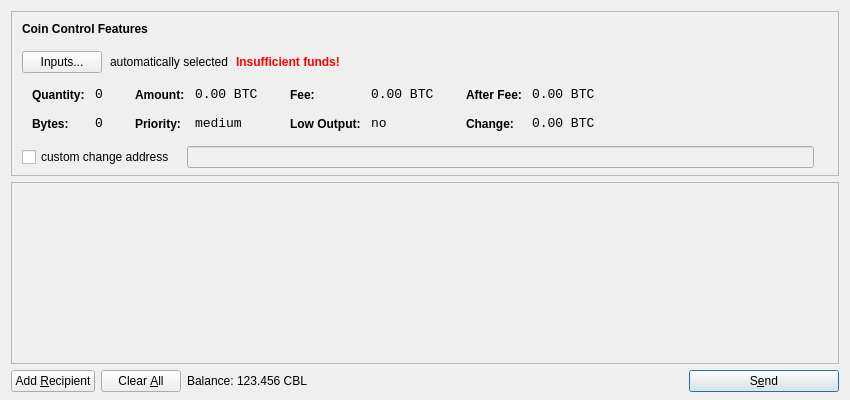
<?xml version="1.0" encoding="UTF-8"?>
<ui version="4.0">
 <class>SendCoinsDialog</class>
 <widget class="QDialog" name="SendCoinsDialog">
  <property name="geometry">
   <rect>
    <x>0</x>
    <y>0</y>
    <width>850</width>
    <height>400</height>
   </rect>
  </property>
  <property name="windowTitle">
   <string>Send Coins</string>
  </property>
  <layout class="QVBoxLayout" name="verticalLayout" stretch="0,1,0">
   <property name="bottomMargin">
    <number>8</number>
   </property>
   <item>
    <widget class="QFrame" name="frameCoinControl">
     <property name="sizePolicy">
      <sizepolicy hsizetype="Expanding" vsizetype="Expanding">
       <horstretch>0</horstretch>
       <verstretch>0</verstretch>
      </sizepolicy>
     </property>
     <property name="maximumSize">
      <size>
       <width>16777215</width>
       <height>16777215</height>
      </size>
     </property>
     <property name="frameShape">
      <enum>QFrame::StyledPanel</enum>
     </property>
     <property name="frameShadow">
      <enum>QFrame::Sunken</enum>
     </property>
     <layout class="QVBoxLayout" name="verticalLayoutCoinControl2">
      <property name="spacing">
       <number>-1</number>
      </property>
      <property name="leftMargin">
       <number>0</number>
      </property>
      <property name="topMargin">
       <number>0</number>
      </property>
      <property name="rightMargin">
       <number>0</number>
      </property>
      <property name="bottomMargin">
       <number>6</number>
      </property>
      <item>
       <layout class="QVBoxLayout" name="verticalLayoutCoinControl" stretch="0,0,0,0,1">
        <property name="spacing">
         <number>0</number>
        </property>
        <property name="leftMargin">
         <number>10</number>
        </property>
        <property name="topMargin">
         <number>10</number>
        </property>
        <item>
         <layout class="QHBoxLayout" name="horizontalLayoutCoinControl1">
          <property name="bottomMargin">
           <number>15</number>
          </property>
          <item>
           <widget class="QLabel" name="labelCoinControlFeatures">
            <property name="sizePolicy">
             <sizepolicy hsizetype="Preferred" vsizetype="Maximum">
              <horstretch>0</horstretch>
              <verstretch>0</verstretch>
             </sizepolicy>
            </property>
            <property name="font">
             <font>
              <weight>75</weight>
              <bold>true</bold>
             </font>
            </property>
            <property name="styleSheet">
             <string notr="true">font-weight:bold;</string>
            </property>
            <property name="text">
             <string>Coin Control Features</string>
            </property>
           </widget>
          </item>
         </layout>
        </item>
        <item>
         <layout class="QHBoxLayout" name="horizontalLayoutCoinControl2" stretch="0,0,0,0">
          <property name="spacing">
           <number>8</number>
          </property>
          <property name="bottomMargin">
           <number>10</number>
          </property>
          <item>
           <widget class="QPushButton" name="pushButtonCoinControl">
            <property name="styleSheet">
             <string notr="true"/>
            </property>
            <property name="text">
             <string>Inputs...</string>
            </property>
           </widget>
          </item>
          <item>
           <widget class="QLabel" name="labelCoinControlAutomaticallySelected">
            <property name="text">
             <string>automatically selected</string>
            </property>
            <property name="margin">
             <number>5</number>
            </property>
           </widget>
          </item>
          <item>
           <widget class="QLabel" name="labelCoinControlInsuffFunds">
            <property name="font">
             <font>
              <weight>75</weight>
              <bold>true</bold>
             </font>
            </property>
            <property name="styleSheet">
             <string notr="true">color:red;font-weight:bold;</string>
            </property>
            <property name="text">
             <string>Insufficient funds!</string>
            </property>
            <property name="margin">
             <number>5</number>
            </property>
           </widget>
          </item>
          <item>
           <spacer name="horizontalSpacerCoinControl">
            <property name="orientation">
             <enum>Qt::Horizontal</enum>
            </property>
            <property name="sizeHint" stdset="0">
             <size>
              <width>40</width>
              <height>1</height>
             </size>
            </property>
           </spacer>
          </item>
         </layout>
        </item>
        <item>
         <widget class="QWidget" name="widgetCoinControl" native="true">
          <property name="sizePolicy">
           <sizepolicy hsizetype="Preferred" vsizetype="Preferred">
            <horstretch>0</horstretch>
            <verstretch>0</verstretch>
           </sizepolicy>
          </property>
          <property name="minimumSize">
           <size>
            <width>0</width>
            <height>0</height>
           </size>
          </property>
          <property name="styleSheet">
           <string notr="true"/>
          </property>
          <layout class="QHBoxLayout" name="horizontalLayoutCoinControl5">
           <property name="margin">
            <number>0</number>
           </property>
           <item>
            <layout class="QHBoxLayout" name="horizontalLayoutCoinControl3" stretch="0,0,0,1">
             <property name="spacing">
              <number>20</number>
             </property>
             <property name="topMargin">
              <number>0</number>
             </property>
             <property name="bottomMargin">
              <number>10</number>
             </property>
             <item>
              <layout class="QFormLayout" name="formLayoutCoinControl1">
               <property name="horizontalSpacing">
                <number>10</number>
               </property>
               <property name="verticalSpacing">
                <number>14</number>
               </property>
               <property name="leftMargin">
                <number>10</number>
               </property>
               <property name="topMargin">
                <number>4</number>
               </property>
               <property name="rightMargin">
                <number>6</number>
               </property>
               <item row="0" column="0">
                <widget class="QLabel" name="labelCoinControlQuantityText">
                 <property name="styleSheet">
                  <string notr="true">font-weight:bold;</string>
                 </property>
                 <property name="text">
                  <string>Quantity:</string>
                 </property>
                 <property name="margin">
                  <number>0</number>
                 </property>
                </widget>
               </item>
               <item row="0" column="1">
                <widget class="QLabel" name="labelCoinControlQuantity">
                 <property name="font">
                  <font>
                   <family>Monospace</family>
                   <pointsize>10</pointsize>
                  </font>
                 </property>
                 <property name="cursor">
                  <cursorShape>IBeamCursor</cursorShape>
                 </property>
                 <property name="contextMenuPolicy">
                  <enum>Qt::ActionsContextMenu</enum>
                 </property>
                 <property name="text">
                  <string notr="true">0</string>
                 </property>
                 <property name="margin">
                  <number>0</number>
                 </property>
                 <property name="textInteractionFlags">
                  <set>Qt::LinksAccessibleByMouse|Qt::TextSelectableByKeyboard|Qt::TextSelectableByMouse</set>
                 </property>
                </widget>
               </item>
               <item row="1" column="0">
                <widget class="QLabel" name="labelCoinControlBytesText">
                 <property name="styleSheet">
                  <string notr="true">font-weight:bold;</string>
                 </property>
                 <property name="text">
                  <string>Bytes:</string>
                 </property>
                </widget>
               </item>
               <item row="1" column="1">
                <widget class="QLabel" name="labelCoinControlBytes">
                 <property name="font">
                  <font>
                   <family>Monospace</family>
                   <pointsize>10</pointsize>
                  </font>
                 </property>
                 <property name="cursor">
                  <cursorShape>IBeamCursor</cursorShape>
                 </property>
                 <property name="contextMenuPolicy">
                  <enum>Qt::ActionsContextMenu</enum>
                 </property>
                 <property name="text">
                  <string notr="true">0</string>
                 </property>
                 <property name="textInteractionFlags">
                  <set>Qt::LinksAccessibleByMouse|Qt::TextSelectableByKeyboard|Qt::TextSelectableByMouse</set>
                 </property>
                </widget>
               </item>
              </layout>
             </item>
             <item>
              <layout class="QFormLayout" name="formLayoutCoinControl2">
               <property name="horizontalSpacing">
                <number>10</number>
               </property>
               <property name="verticalSpacing">
                <number>14</number>
               </property>
               <property name="leftMargin">
                <number>6</number>
               </property>
               <property name="topMargin">
                <number>4</number>
               </property>
               <property name="rightMargin">
                <number>6</number>
               </property>
               <item row="0" column="0">
                <widget class="QLabel" name="labelCoinControlAmountText">
                 <property name="styleSheet">
                  <string notr="true">font-weight:bold;</string>
                 </property>
                 <property name="text">
                  <string>Amount:</string>
                 </property>
                 <property name="margin">
                  <number>0</number>
                 </property>
                </widget>
               </item>
               <item row="0" column="1">
                <widget class="QLabel" name="labelCoinControlAmount">
                 <property name="font">
                  <font>
                   <family>Monospace</family>
                   <pointsize>10</pointsize>
                  </font>
                 </property>
                 <property name="cursor">
                  <cursorShape>IBeamCursor</cursorShape>
                 </property>
                 <property name="contextMenuPolicy">
                  <enum>Qt::ActionsContextMenu</enum>
                 </property>
                 <property name="text">
                  <string notr="true">0.00 BTC</string>
                 </property>
                 <property name="textInteractionFlags">
                  <set>Qt::LinksAccessibleByMouse|Qt::TextSelectableByKeyboard|Qt::TextSelectableByMouse</set>
                 </property>
                </widget>
               </item>
               <item row="1" column="0">
                <widget class="QLabel" name="labelCoinControlPriorityText">
                 <property name="styleSheet">
                  <string notr="true">font-weight:bold;</string>
                 </property>
                 <property name="text">
                  <string>Priority:</string>
                 </property>
                </widget>
               </item>
               <item row="1" column="1">
                <widget class="QLabel" name="labelCoinControlPriority">
                 <property name="font">
                  <font>
                   <family>Monospace</family>
                   <pointsize>10</pointsize>
                  </font>
                 </property>
                 <property name="cursor">
                  <cursorShape>IBeamCursor</cursorShape>
                 </property>
                 <property name="contextMenuPolicy">
                  <enum>Qt::ActionsContextMenu</enum>
                 </property>
                 <property name="text">
                  <string>medium</string>
                 </property>
                 <property name="textInteractionFlags">
                  <set>Qt::LinksAccessibleByMouse|Qt::TextSelectableByKeyboard|Qt::TextSelectableByMouse</set>
                 </property>
                </widget>
               </item>
              </layout>
             </item>
             <item>
              <layout class="QFormLayout" name="formLayoutCoinControl3">
               <property name="horizontalSpacing">
                <number>10</number>
               </property>
               <property name="verticalSpacing">
                <number>14</number>
               </property>
               <property name="leftMargin">
                <number>6</number>
               </property>
               <property name="topMargin">
                <number>4</number>
               </property>
               <property name="rightMargin">
                <number>6</number>
               </property>
               <item row="0" column="0">
                <widget class="QLabel" name="labelCoinControlFeeText">
                 <property name="styleSheet">
                  <string notr="true">font-weight:bold;</string>
                 </property>
                 <property name="text">
                  <string>Fee:</string>
                 </property>
                 <property name="margin">
                  <number>0</number>
                 </property>
                </widget>
               </item>
               <item row="0" column="1">
                <widget class="QLabel" name="labelCoinControlFee">
                 <property name="font">
                  <font>
                   <family>Monospace</family>
                   <pointsize>10</pointsize>
                  </font>
                 </property>
                 <property name="cursor">
                  <cursorShape>IBeamCursor</cursorShape>
                 </property>
                 <property name="contextMenuPolicy">
                  <enum>Qt::ActionsContextMenu</enum>
                 </property>
                 <property name="text">
                  <string notr="true">0.00 BTC</string>
                 </property>
                 <property name="textInteractionFlags">
                  <set>Qt::LinksAccessibleByMouse|Qt::TextSelectableByKeyboard|Qt::TextSelectableByMouse</set>
                 </property>
                </widget>
               </item>
               <item row="1" column="0">
                <widget class="QLabel" name="labelCoinControlLowOutputText">
                 <property name="styleSheet">
                  <string notr="true">font-weight:bold;</string>
                 </property>
                 <property name="text">
                  <string>Low Output:</string>
                 </property>
                </widget>
               </item>
               <item row="1" column="1">
                <widget class="QLabel" name="labelCoinControlLowOutput">
                 <property name="font">
                  <font>
                   <family>Monospace</family>
                   <pointsize>10</pointsize>
                  </font>
                 </property>
                 <property name="cursor">
                  <cursorShape>IBeamCursor</cursorShape>
                 </property>
                 <property name="contextMenuPolicy">
                  <enum>Qt::ActionsContextMenu</enum>
                 </property>
                 <property name="text">
                  <string>no</string>
                 </property>
                 <property name="textInteractionFlags">
                  <set>Qt::LinksAccessibleByMouse|Qt::TextSelectableByKeyboard|Qt::TextSelectableByMouse</set>
                 </property>
                </widget>
               </item>
              </layout>
             </item>
             <item>
              <layout class="QFormLayout" name="formLayoutCoinControl4">
               <property name="horizontalSpacing">
                <number>10</number>
               </property>
               <property name="verticalSpacing">
                <number>14</number>
               </property>
               <property name="leftMargin">
                <number>6</number>
               </property>
               <property name="topMargin">
                <number>4</number>
               </property>
               <property name="rightMargin">
                <number>6</number>
               </property>
               <item row="0" column="0">
                <widget class="QLabel" name="labelCoinControlAfterFeeText">
                 <property name="styleSheet">
                  <string notr="true">font-weight:bold;</string>
                 </property>
                 <property name="text">
                  <string>After Fee:</string>
                 </property>
                 <property name="margin">
                  <number>0</number>
                 </property>
                </widget>
               </item>
               <item row="0" column="1">
                <widget class="QLabel" name="labelCoinControlAfterFee">
                 <property name="font">
                  <font>
                   <family>Monospace</family>
                   <pointsize>10</pointsize>
                  </font>
                 </property>
                 <property name="cursor">
                  <cursorShape>IBeamCursor</cursorShape>
                 </property>
                 <property name="contextMenuPolicy">
                  <enum>Qt::ActionsContextMenu</enum>
                 </property>
                 <property name="text">
                  <string notr="true">0.00 BTC</string>
                 </property>
                 <property name="textInteractionFlags">
                  <set>Qt::LinksAccessibleByMouse|Qt::TextSelectableByKeyboard|Qt::TextSelectableByMouse</set>
                 </property>
                </widget>
               </item>
               <item row="1" column="0">
                <widget class="QLabel" name="labelCoinControlChangeText">
                 <property name="styleSheet">
                  <string notr="true">font-weight:bold;</string>
                 </property>
                 <property name="text">
                  <string>Change:</string>
                 </property>
                </widget>
               </item>
               <item row="1" column="1">
                <widget class="QLabel" name="labelCoinControlChange">
                 <property name="font">
                  <font>
                   <family>Monospace</family>
                   <pointsize>10</pointsize>
                  </font>
                 </property>
                 <property name="cursor">
                  <cursorShape>IBeamCursor</cursorShape>
                 </property>
                 <property name="contextMenuPolicy">
                  <enum>Qt::ActionsContextMenu</enum>
                 </property>
                 <property name="text">
                  <string notr="true">0.00 BTC</string>
                 </property>
                 <property name="textInteractionFlags">
                  <set>Qt::LinksAccessibleByMouse|Qt::TextSelectableByKeyboard|Qt::TextSelectableByMouse</set>
                 </property>
                </widget>
               </item>
              </layout>
             </item>
            </layout>
           </item>
          </layout>
         </widget>
        </item>
        <item>
         <layout class="QHBoxLayout" name="horizontalLayoutCoinControl4" stretch="0,0,0">
          <property name="spacing">
           <number>12</number>
          </property>
          <property name="sizeConstraint">
           <enum>QLayout::SetDefaultConstraint</enum>
          </property>
          <property name="topMargin">
           <number>5</number>
          </property>
          <property name="rightMargin">
           <number>5</number>
          </property>
          <item>
           <widget class="QCheckBox" name="checkBoxCoinControlChange">
            <property name="text">
             <string>custom change address</string>
            </property>
           </widget>
          </item>
          <item>
           <widget class="QLineEdit" name="lineEditCoinControlChange">
            <property name="enabled">
             <bool>false</bool>
            </property>
            <property name="sizePolicy">
             <sizepolicy hsizetype="Expanding" vsizetype="Fixed">
              <horstretch>0</horstretch>
              <verstretch>0</verstretch>
             </sizepolicy>
            </property>
           </widget>
          </item>
          <item>
           <widget class="QLabel" name="labelCoinControlChangeLabel">
            <property name="sizePolicy">
             <sizepolicy hsizetype="Preferred" vsizetype="Expanding">
              <horstretch>0</horstretch>
              <verstretch>0</verstretch>
             </sizepolicy>
            </property>
            <property name="minimumSize">
             <size>
              <width>0</width>
              <height>0</height>
             </size>
            </property>
            <property name="text">
             <string/>
            </property>
            <property name="margin">
             <number>3</number>
            </property>
           </widget>
          </item>
         </layout>
        </item>
        <item>
         <spacer name="verticalSpacerCoinControl">
          <property name="orientation">
           <enum>Qt::Vertical</enum>
          </property>
          <property name="sizeHint" stdset="0">
           <size>
            <width>800</width>
            <height>1</height>
           </size>
          </property>
         </spacer>
        </item>
       </layout>
      </item>
     </layout>
    </widget>
   </item>
   <item>
    <widget class="QScrollArea" name="scrollArea">
     <property name="widgetResizable">
      <bool>true</bool>
     </property>
     <widget class="QWidget" name="scrollAreaWidgetContents">
      <property name="geometry">
       <rect>
        <x>0</x>
        <y>0</y>
        <width>830</width>
        <height>165</height>
       </rect>
      </property>
      <layout class="QVBoxLayout" name="verticalLayout_2">
       <property name="margin">
        <number>0</number>
       </property>
       <item>
        <layout class="QVBoxLayout" name="entries">
         <property name="spacing">
          <number>6</number>
         </property>
        </layout>
       </item>
       <item>
        <spacer name="verticalSpacer">
         <property name="orientation">
          <enum>Qt::Vertical</enum>
         </property>
         <property name="sizeHint" stdset="0">
          <size>
           <width>20</width>
           <height>40</height>
          </size>
         </property>
        </spacer>
       </item>
      </layout>
     </widget>
    </widget>
   </item>
   <item>
    <layout class="QHBoxLayout" name="horizontalLayout">
     <item>
      <widget class="QPushButton" name="addButton">
       <property name="toolTip">
        <string>Send to multiple recipients at once</string>
       </property>
       <property name="text">
        <string>Add &amp;Recipient</string>
       </property>
       <property name="icon">
        <iconset resource="../bitcoin.qrc">
         <normaloff>:/icons/add</normaloff>:/icons/add</iconset>
       </property>
       <property name="autoDefault">
        <bool>false</bool>
       </property>
      </widget>
     </item>
     <item>
      <widget class="QPushButton" name="clearButton">
       <property name="sizePolicy">
        <sizepolicy hsizetype="Minimum" vsizetype="Fixed">
         <horstretch>0</horstretch>
         <verstretch>0</verstretch>
        </sizepolicy>
       </property>
       <property name="toolTip">
        <string>Remove all transaction fields</string>
       </property>
       <property name="text">
        <string>Clear &amp;All</string>
       </property>
       <property name="icon">
        <iconset resource="../bitcoin.qrc">
         <normaloff>:/icons/remove</normaloff>:/icons/remove</iconset>
       </property>
       <property name="autoRepeatDelay">
        <number>300</number>
       </property>
       <property name="autoDefault">
        <bool>false</bool>
       </property>
      </widget>
     </item>
     <item>
      <layout class="QHBoxLayout" name="horizontalLayout_2">
       <property name="spacing">
        <number>3</number>
       </property>
       <item>
        <widget class="QLabel" name="label">
         <property name="text">
          <string>Balance:</string>
         </property>
        </widget>
       </item>
       <item>
        <widget class="QLabel" name="labelBalance">
         <property name="cursor">
          <cursorShape>IBeamCursor</cursorShape>
         </property>
         <property name="text">
          <string>123.456 CBL</string>
         </property>
         <property name="textInteractionFlags">
          <set>Qt::LinksAccessibleByMouse|Qt::TextSelectableByKeyboard|Qt::TextSelectableByMouse</set>
         </property>
        </widget>
       </item>
      </layout>
     </item>
     <item>
      <spacer name="horizontalSpacer">
       <property name="orientation">
        <enum>Qt::Horizontal</enum>
       </property>
       <property name="sizeHint" stdset="0">
        <size>
         <width>40</width>
         <height>20</height>
        </size>
       </property>
      </spacer>
     </item>
     <item>
      <widget class="QPushButton" name="sendButton">
       <property name="minimumSize">
        <size>
         <width>150</width>
         <height>0</height>
        </size>
       </property>
       <property name="toolTip">
        <string>Confirm the send action</string>
       </property>
       <property name="text">
        <string>S&amp;end</string>
       </property>
       <property name="icon">
        <iconset resource="../bitcoin.qrc">
         <normaloff>:/icons/send</normaloff>:/icons/send</iconset>
       </property>
       <property name="default">
        <bool>true</bool>
       </property>
      </widget>
     </item>
    </layout>
   </item>
  </layout>
 </widget>
 <resources>
  <include location="../bitcoin.qrc"/>
 </resources>
 <connections/>
</ui>
